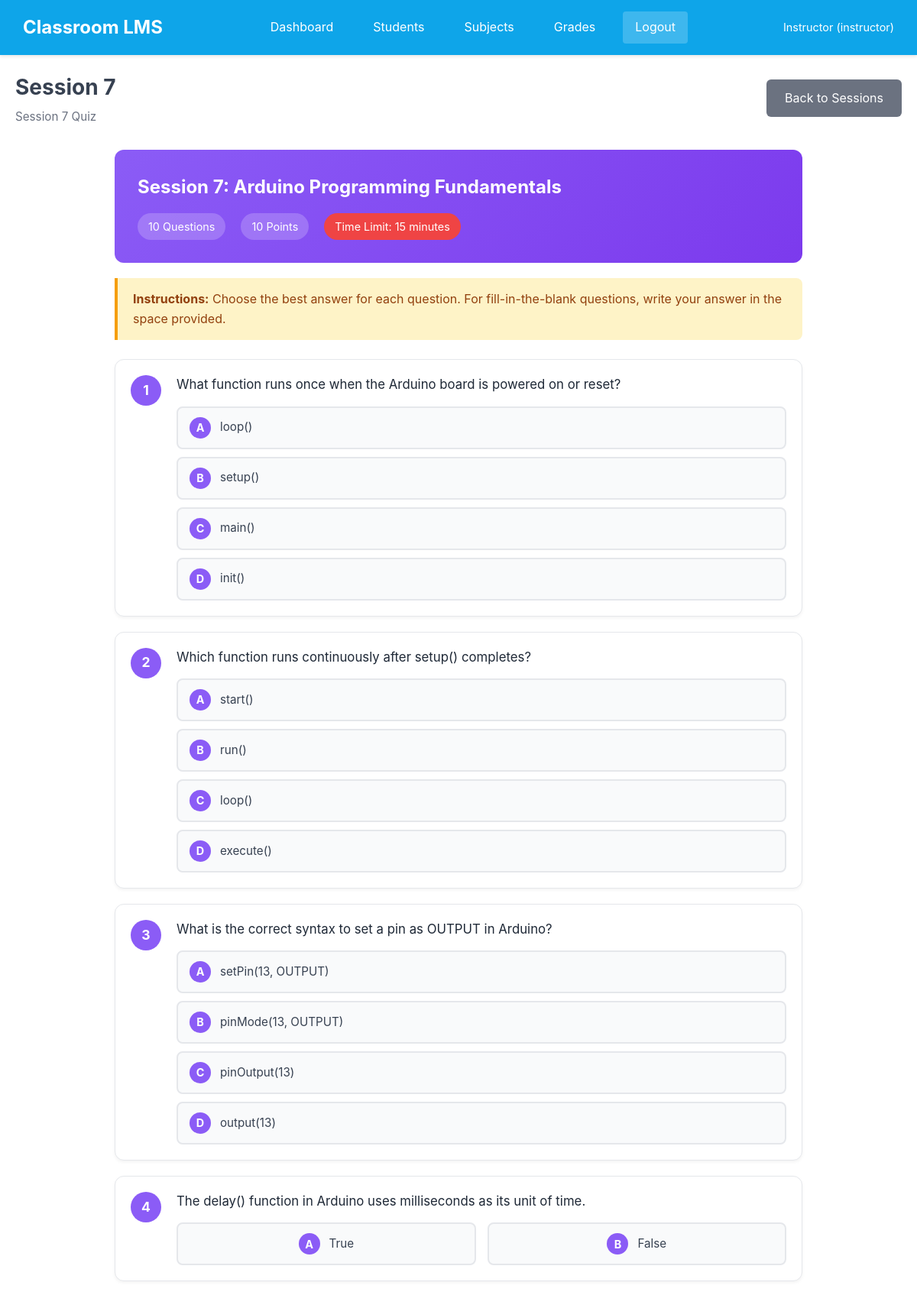
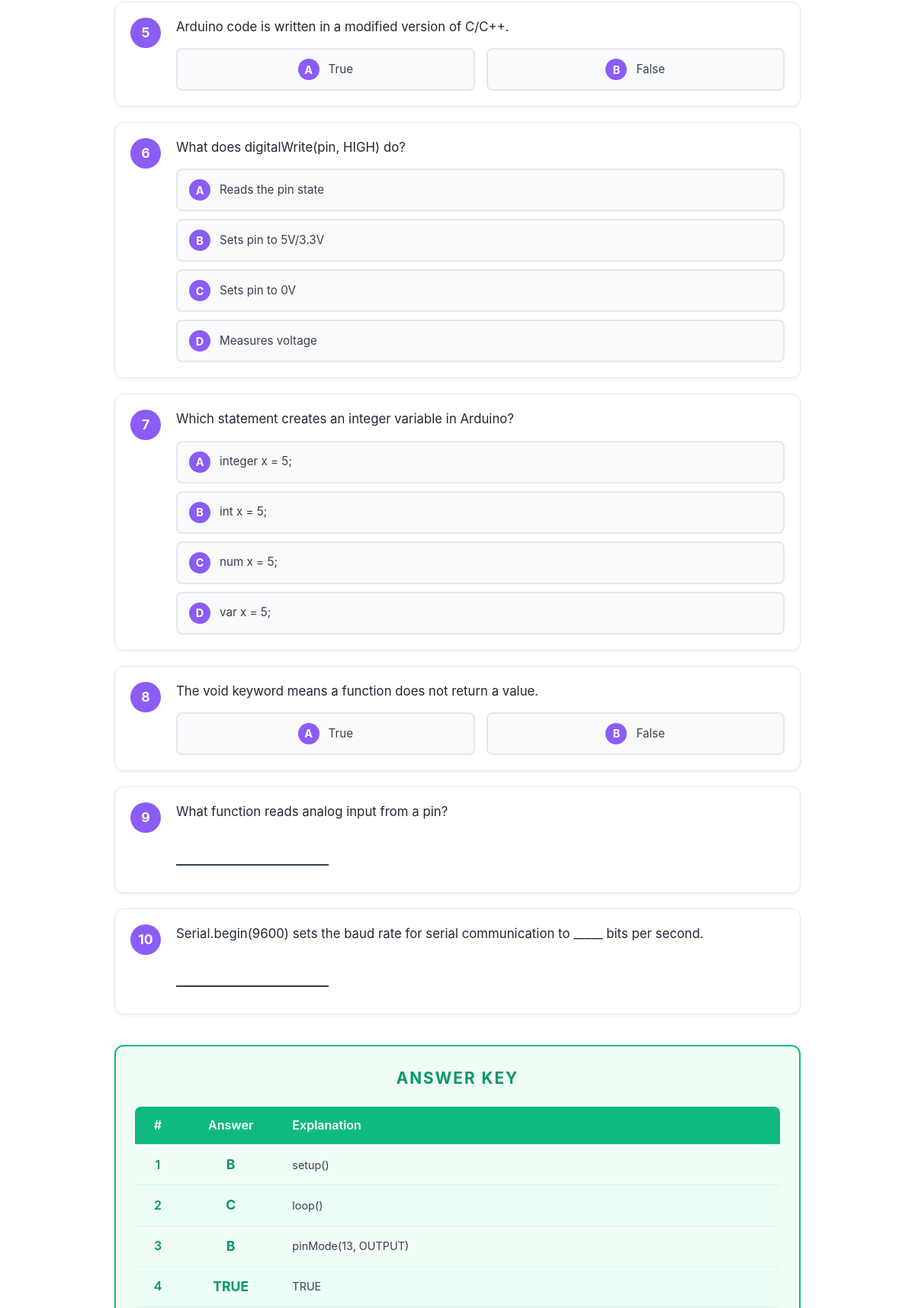
Page /session/311/quiz (signed in, upper part) on the committed database (2 pictures, top to bottom).
### tables this page shows
CREATE TABLE users (
            id INTEGER PRIMARY KEY AUTOINCREMENT,
            username TEXT UNIQUE NOT NULL,
            password_hash TEXT NOT NULL,
            full_name TEXT NOT NULL,
            role TEXT NOT NULL,
            student_id TEXT,
            section TEXT,
            created_at TIMESTAMP DEFAULT CURRENT_TIMESTAMP
        );

CREATE TABLE quizzes (
            id INTEGER PRIMARY KEY AUTOINCREMENT,
            session_id INTEGER NOT NULL,
            title TEXT NOT NULL,
            time_limit INTEGER,
            FOREIGN KEY (session_id) REFERENCES sessions (id)
        );

CREATE TABLE quiz_questions (
            id INTEGER PRIMARY KEY AUTOINCREMENT,
            quiz_id INTEGER NOT NULL,
            question_text TEXT NOT NULL,
            question_type TEXT NOT NULL,
            options TEXT,
            correct_answer TEXT NOT NULL,
            points INTEGER DEFAULT 1,
            FOREIGN KEY (quiz_id) REFERENCES quizzes (id)
        );

### app.py (the view)
@app.route('/session/<int:session_id>/quiz')
@login_required
def session_quiz(session_id):
    conn = get_db()
    cursor = conn.cursor()
    cursor.execute('''
        SELECT s.*, sub.code as subject_code
        FROM sessions s
        JOIN subjects sub ON s.subject_id = sub.id
        WHERE s.id = ?
    ''', (session_id,))
    session_data = cursor.fetchone()
    cursor.execute('SELECT * FROM quizzes WHERE session_id = ?', (session_id,))
    quiz = cursor.fetchone()
    questions = []
    if quiz:
        cursor.execute('SELECT * FROM quiz_questions WHERE quiz_id = ? ORDER BY id', (quiz['id'],))
        questions = cursor.fetchall()
    conn.close()
    return render_template('quiz.html', session=session_data, quiz=quiz, questions=questions)

### app.py (called while the page is built)
@app.template_filter('parse_json')
def parse_json_filter(value):
    if value:
        try:
            return json.loads(value)
        except:
            return []
    return []

@login_manager.user_loader
def load_user(user_id):
    conn = get_db()
    cursor = conn.cursor()
    cursor.execute('SELECT * FROM users WHERE id = ?', (user_id,))
    user = cursor.fetchone()
    conn.close()
    if user:
        return User(user['id'], user['username'], user['full_name'], user['role'], user['student_id'], user['section'])
    return None

### database.py (called while the page is built)
def get_db():
    conn = sqlite3.connect(DATABASE)
    conn.row_factory = sqlite3.Row
    return conn

### templates/quiz.html (shortened to what this page needs)
{% extends 'base.html' %}
{% block content %}
<div class="page-header">
    <div>
        <h1>{{ session.title }}</h1>
        <p class="section-info">Session {{ session.session_number }} Quiz</p>
    </div>
    <a href="{{ url_for('subject_detail', id=session.subject_id) }}" class="btn btn-secondary">Back to Sessions</a>
</div>
{% if not quiz %}
{% if current_user.role == 'instructor' %}
<div class="card">
    <div class="card-header">
        <span class="card-title">Create Quiz</span>
    </div>
    <form action="{{ url_for('create_quiz', session_id=session.id) }}" method="POST">
        <div class="form-group">
            <label>Quiz Title</label>
            <input type="text" name="title" required placeholder="e.g., Session {{ session.session_number }} Quiz">
        </div>
        <div class="form-group">
            <label>Time Limit (minutes, 0 for no limit)</label>
            <input type="number" name="time_limit" value="15" min="0">
        </div>
        <button type="submit" class="btn btn-violet">Create Quiz</button>
    </form>
</div>
{% else %}
<div class="card">
    <p class="text-center">No quiz available for this session yet.</p>
</div>
{% endif %}
{% else %}
<div class="quiz-container">
    <div class="quiz-header">
        <h2>{{ quiz.title }}</h2>
        <div class="quiz-meta">
            <span class="quiz-info">{{ questions|length }} Questions</span>
            <span class="quiz-info">{{ questions|length }} Points</span>
            {% if quiz.time_limit > 0 %}
            <span class="quiz-info time-limit">Time Limit: {{ quiz.time_limit }} minutes</span>
            {% endif %}
        </div>
    </div>
    <div class="quiz-instructions">
        <p><strong>Instructions:</strong> Choose the best answer for each question. For fill-in-the-blank questions, write your answer in the space provided.</p>
    </div>
    <div class="quiz-questions">
        {% for q in questions %}
        <div class="quiz-question">
            <div class="question-number">{{ loop.index }}</div>
            <div class="question-content">
                <p class="question-text">{{ q.question_text }}</p>
                {% if q.question_type == 'multiple_choice' %}
                <div class="options-grid">
                    {% set options = q.options | parse_json if q.options else [] %}
                    {% for option in options %}
                    <label class="option-label">
                        <span class="option-letter">{{ ['A', 'B', 'C', 'D'][loop.index0] }}</span>
                        <span class="option-text">{{ option }}</span>
                    </label>
                    {% endfor %}
                </div>
                {% elif q.question_type == 'true_false' %}
                <div class="options-grid tf-options">
                    <label class="option-label">
                        <span class="option-letter">A</span>
                        <span class="option-text">True</span>
                    </label>
                    <label class="option-label">
                        <span class="option-letter">B</span>
                        <span class="option-text">False</span>
                    </label>
                </div>
                {% elif q.question_type == 'fill_in_blank' %}
                <div class="fill-blank">
                    <span class="blank-line">____________________</span>
                </div>
                {% endif %}
            </div>
        </div>
        {% endfor %}
    </div>
    {% if current_user.role == 'instructor' %}
    <div class="answer-key-section">
        <h3 class="answer-key-title">ANSWER KEY</h3>
        <table class="answer-key-table">
            <thead>
                <tr>
                    <th>#</th>
                    <th>Answer</th>
                    <th>Explanation</th>
                </tr>
            </thead>
            <tbody>
                {% for q in questions %}
                <tr>
                    <td class="q-num">{{ loop.index }}</td>
                    <td class="q-answer">{{ q.correct_answer }}</td>
                    <td class="q-explain">
                        {% if q.question_type == 'multiple_choice' %}
                            {% set options = q.options | parse_json if q.options else [] %}
                            {% set answer_idx = {'A': 0, 'B': 1, 'C': 2, 'D': 3}.get(q.correct_answer, -1) %}
                            {% if answer_idx >= 0 and answer_idx < options|length %}
                                {{ options[answer_idx] }}
                            {% endif %}
                        {% elif q.question_type == 'true_false' %}
                            {{ q.correct_answer }}
                        {% else %}
                            {{ q.correct_answer }}
                        {% endif %}
                    </td>
                </tr>
                {% endfor %}
            </tbody>
        </table>
    </div>
    {% endif %}
</div>
{% endif %}
{% endblock %}

### templates/base.html (shortened to what this page needs)
<!DOCTYPE html>
<html lang="en">
<head>
    <link rel="stylesheet" href="{{ url_for('static', filename='css/style.css') }}">
</head>
<body>
    {% if current_user.is_authenticated %}
    <nav class="navbar">
        <div class="nav-brand">
            <a href="{{ url_for('index') }}">Classroom LMS</a>
        </div>
        <div class="nav-links">
            {% if current_user.role == 'instructor' %}
                <a href="{{ url_for('dashboard') }}">Dashboard</a>
                <a href="{{ url_for('students') }}">Students</a>
                <a href="{{ url_for('subjects') }}">Subjects</a>
                <a href="{{ url_for('grades') }}">Grades</a>
            {% else %}
                <a href="{{ url_for('student_dashboard') }}">Dashboard</a>
                <a href="{{ url_for('my_grades') }}">My Grades</a>
            {% endif %}
            <a href="{{ url_for('logout') }}" class="btn-logout">Logout</a>
        </div>
        <div class="nav-user">
            <span>{{ current_user.full_name }} ({{ current_user.role }})</span>
        </div>
    </nav>
    {% endif %}
    <main class="container">
        {% block content %}{% endblock %}
    </main>
</body>
</html>

### static/css/style.css (style rules this page uses)
* { margin: 0; padding: 0; box-sizing: border-box; }
body { font-family: 'Inter', -apple-system, BlinkMacSystemFont, 'Segoe UI', Roboto, sans-serif; background-color: #FFFFFF; color: #374151; line-height: 1.6; }
.container { max-width: 1200px; margin: 0 auto; padding: 20px; }
.navbar { background-color: #0EA5E9; padding: 15px 30px; display: flex; justify-content: space-between; align-items: center; box-shadow: 0 2px 4px rgba(0,0,0,0.1); }
.nav-brand a { color: white; text-decoration: none; font-size: 1.5rem; font-weight: bold; }
.nav-links { display: flex; gap: 20px; }
.nav-links a { color: white; text-decoration: none; padding: 8px 16px; border-radius: 4px; transition: background-color 0.2s; }
.nav-user { color: white; font-size: 0.9rem; }
.btn-logout { background-color: rgba(255,255,255,0.2) !important; }
.btn { display: inline-block; padding: 12px 24px; background-color: #0EA5E9; color: white; border: none; border-radius: 6px; font-size: 1rem; cursor: pointer; text-decoration: none; transition: background-color 0.2s; }
.btn-secondary { background-color: #6B7280; }
table { width: 100%; border-collapse: collapse; }
th, td { padding: 12px 15px; text-align: left; border-bottom: 1px solid #E5E7EB; }
th { background-color: #F9FAFB; font-weight: 600; color: #374151; }
.page-header { display: flex; justify-content: space-between; align-items: center; margin-bottom: 30px; }
.page-header h1 { font-size: 1.75rem; color: #374151; }

### rows in the picture
users: full_name "Instructor", role "instructor"
quizzes: title "Session 7: Arduino Programming Fundamentals", time_limit "15"
quiz_questions: question_text "What function runs once when the Arduino board is powered on or reset?", index0 "A" "B" "C" "D", options "loop()" "setup()" "main()" "init()", correct_answer "B", options "setup()"
quiz_questions: question_text "Which function runs continuously after setup() completes?", index0 "A" "B" "C" "D", options "start()" "run()" "loop()" "execute()", correct_answer "C", options "loop()"
quiz_questions: question_text "What is the correct syntax to set a pin as OUTPUT in Arduino?", index0 "A" "B" "C" "D", options "setPin(13, OUTPUT)" "pinMode(13, OUTPUT)" "pinOutput(13)" "output(13)", correct_answer "B", options "pinMode(13, OUTPUT)"
quiz_questions: question_text "The delay() function in Arduino uses milliseconds as its unit of time.", question_type "A", correct_answer "TRUE"
quiz_questions: question_text "Arduino code is written in a modified version of C/C++.", question_type "A"
quiz_questions: question_text "What does digitalWrite(pin, HIGH) do?", index0 "A" "B" "C" "D", options "Reads the pin state" "Sets pin to 5V/3.3V" "Sets pin to 0V" "Measures voltage"
quiz_questions: question_text "Which statement creates an integer variable in Arduino?", index0 "A" "B" "C" "D", options "integer x = 5;" "int x = 5;" "num x = 5;" "var x = 5;"
quiz_questions: question_text "The void keyword means a function does not return a value.", question_type "A"
quiz_questions: question_text "What function reads analog input from a pin?"
quiz_questions: question_text "Serial.begin(9600) sets the baud rate for serial communication to _____ bits per second."

### other values in the picture
{{ session.title }} "Session 7"
{{ session.session_number }} "7"
{{ questions|length }} "10"
